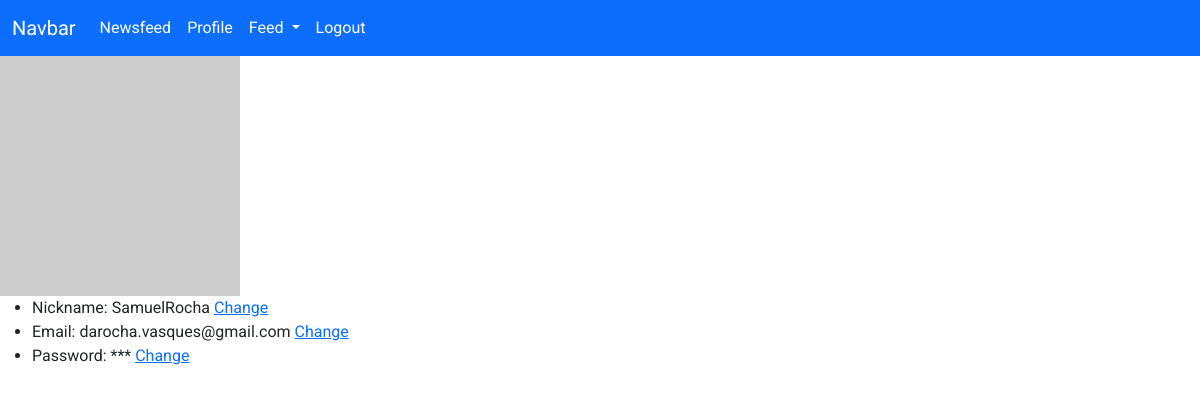
The page /profile (signed in) on the database as committed earlier.
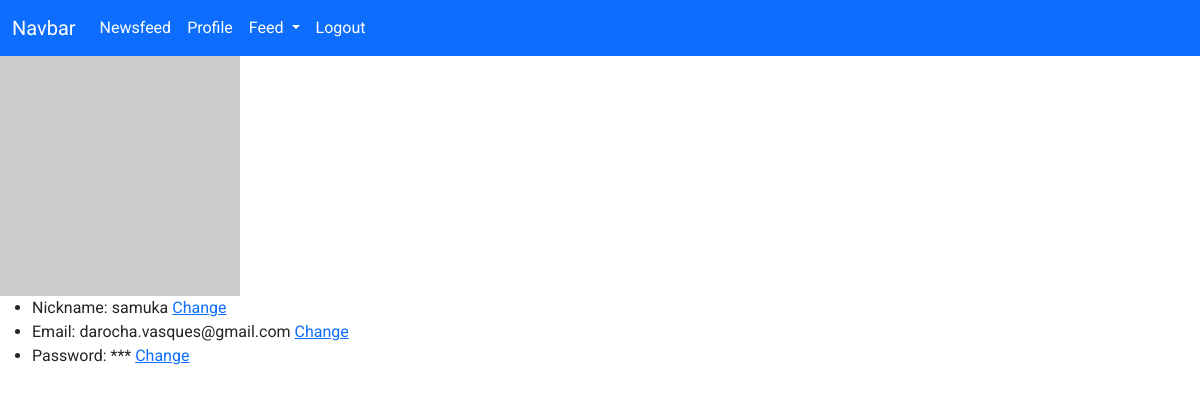
The same page on the database as committed later.
### app/models/User.py (models this page shows, shortened)
class User(db.Model):
    __tablename__ = 'users'
    id = db.Column(db.Integer, primary_key=True)
    username = db.Column(db.String, unique=True, nullable=False)
    name = db.Column(db.String, nullable=False)
    email = db.Column(db.String, unique=True, nullable=False)
    hash = db.Column(db.String, nullable=False)
    @property
    def is_authenticated(self):
        return True
    @login_manager.user_loader
    def load_user(username):
        return User.query.get(username)

### app/controllers/user.py (the view)
@app.get('/profile')
@login_required
def profile_get():
    return render_template('profile.html')

### app/templates/profile.html (shortened to what this page needs)
{% extends "layout.html" %}
{% block main %}
<img src="https://avatars.dicebear.com/api/bottts/:{{current_user.id}}.svg" alt="" width="20%">
<ul>
    <li>Nickname: {{ current_user.name }} <a href="/profile/edit/nickname">Change</a></li>
    <li>Email: {{ current_user.email }} <a href="/profile/edit/email">Change</a></li>
    <li>Password: *** <a href="/profile/edit/password">Change</a></li>
</ul>
{% endblock %}

### app/templates/layout.html (shortened to what this page needs)
<!DOCTYPE html>
<html lang="pt-br">
<head>
    <link href="https://cdn.jsdelivr.net/npm/bootstrap@5.2.3/dist/css/bootstrap.min.css" rel="stylesheet"
>
    <link rel="stylesheet" href="{{ url_for('static', filename='css/main.css')}}">
</head>
<body>
    <nav class="navbar navbar-expand-lg bg-primary">
        <div class="container-fluid">
            <a class="navbar-brand" href="#">Navbar</a>
            <div class="collapse navbar-collapse" id="navbarSupportedContent">
                <ul class="navbar-nav me-auto mb-2 mb-lg-0">
                    <li class="nav-item">
                        <a class="nav-link active" aria-current="page" href="/news">Newsfeed</a>
                    </li>
                    <li class="nav-item">
                        <a class="nav-link" href="/profile">Profile</a>
                    </li>
                    <li class="nav-item dropdown">
                        <a class="nav-link dropdown-toggle" href="#" role="button" data-bs-toggle="dropdown"
                            aria-expanded="false">
                            Feed
                        </a>
                    </li>
                    <li class="nav-item">
                        <a class="nav-link" href="/logout">Logout</a>
                    </li>
                </ul>
            </div>
        </div>
    </nav>
    {% block main %}{% endblock %}
</body>
</html>

### app/static/css/main.css (style rules this page uses)
body { font-family: 'Roboto', sans-serif; }
.nav-link, .navbar-brand { color: white!important; }

Rows that differ between the two databases and show on the page:
changed User "darocha.vasques@gmail.com": name "SamuelRocha" → "samuka"
